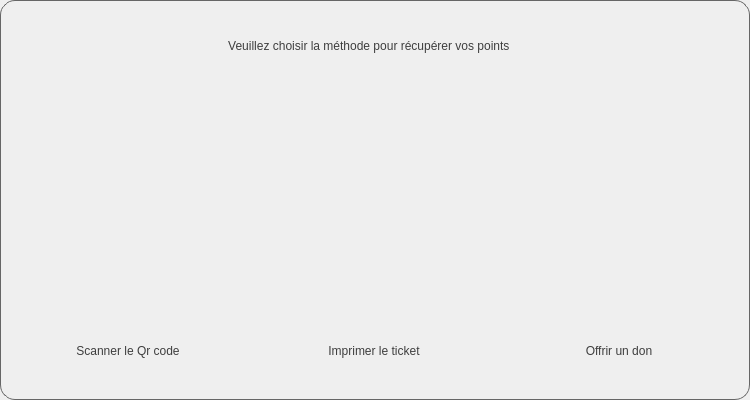
<?xml version="1.0" encoding="UTF-8"?>
<ui version="4.0">
 <class>messagebox</class>
 <widget class="QMainWindow" name="messagebox">
  <property name="geometry">
   <rect>
    <x>0</x>
    <y>0</y>
    <width>750</width>
    <height>400</height>
   </rect>
  </property>
  <property name="windowTitle">
   <string>MainWindow</string>
  </property>
  <widget class="QWidget" name="msgmenu">
   <property name="styleSheet">
    <string notr="true">#msgmenu {background:url(:/background_img/images/images/options.png);
background-repeat: no-repeat;
background-origin: cover;
background-clip: padding;
background-position: center;
border-radius:15px;border: 1px solid #666;
}

#btn_scanqr , #btn_printer , #btn_donate {border: 0px solid #666;}
#lbl_donate ,#lbl_printer ,#lbl_scanqr {color:rgb(62, 62, 62); font:20 14pt &quot;Piboto Condensed&quot;;
}


#optionstitle{color:rgb(62, 62, 62); font:20 17pt &quot;Piboto Condensed&quot;;}</string>
   </property>
   <widget class="QPushButton" name="btn_scanqr">
    <property name="geometry">
     <rect>
      <x>42</x>
      <y>108</y>
      <width>172</width>
      <height>272</height>
     </rect>
    </property>
    <property name="cursor">
     <cursorShape>PointingHandCursor</cursorShape>
    </property>
    <property name="focusPolicy">
     <enum>Qt::NoFocus</enum>
    </property>
    <property name="text">
     <string/>
    </property>
   </widget>
   <widget class="QPushButton" name="btn_printer">
    <property name="geometry">
     <rect>
      <x>288</x>
      <y>108</y>
      <width>172</width>
      <height>272</height>
     </rect>
    </property>
    <property name="cursor">
     <cursorShape>PointingHandCursor</cursorShape>
    </property>
    <property name="focusPolicy">
     <enum>Qt::NoFocus</enum>
    </property>
    <property name="text">
     <string/>
    </property>
   </widget>
   <widget class="QPushButton" name="btn_donate">
    <property name="geometry">
     <rect>
      <x>529</x>
      <y>108</y>
      <width>180</width>
      <height>272</height>
     </rect>
    </property>
    <property name="cursor">
     <cursorShape>PointingHandCursor</cursorShape>
    </property>
    <property name="focusPolicy">
     <enum>Qt::NoFocus</enum>
    </property>
    <property name="text">
     <string/>
    </property>
   </widget>
   <widget class="QLabel" name="optionstitle">
    <property name="geometry">
     <rect>
      <x>20</x>
      <y>30</y>
      <width>701</width>
      <height>31</height>
     </rect>
    </property>
    <property name="text">
     <string>Veuillez choisir la méthode pour récupérer vos points </string>
    </property>
    <property name="alignment">
     <set>Qt::AlignCenter</set>
    </property>
   </widget>
   <widget class="QLabel" name="lbl_scanqr">
    <property name="geometry">
     <rect>
      <x>42</x>
      <y>330</y>
      <width>172</width>
      <height>41</height>
     </rect>
    </property>
    <property name="text">
     <string>Scanner le Qr code</string>
    </property>
    <property name="alignment">
     <set>Qt::AlignCenter</set>
    </property>
   </widget>
   <widget class="QLabel" name="lbl_printer">
    <property name="geometry">
     <rect>
      <x>288</x>
      <y>330</y>
      <width>172</width>
      <height>41</height>
     </rect>
    </property>
    <property name="text">
     <string>Imprimer le ticket</string>
    </property>
    <property name="alignment">
     <set>Qt::AlignCenter</set>
    </property>
   </widget>
   <widget class="QLabel" name="lbl_donate">
    <property name="geometry">
     <rect>
      <x>529</x>
      <y>330</y>
      <width>180</width>
      <height>41</height>
     </rect>
    </property>
    <property name="text">
     <string>Offrir un don</string>
    </property>
    <property name="alignment">
     <set>Qt::AlignCenter</set>
    </property>
   </widget>
   <zorder>optionstitle</zorder>
   <zorder>lbl_scanqr</zorder>
   <zorder>lbl_printer</zorder>
   <zorder>lbl_donate</zorder>
   <zorder>btn_scanqr</zorder>
   <zorder>btn_printer</zorder>
   <zorder>btn_donate</zorder>
  </widget>
 </widget>
 <resources>
  <include location="res_img.qrc"/>
 </resources>
 <connections/>
</ui>
